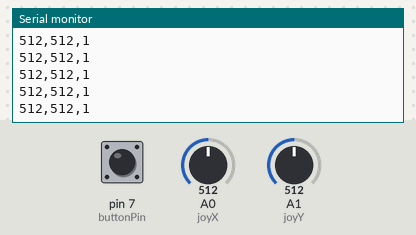
The sketch below on a simulated Arduino Uno, built with avr-gcc and run on an emulated ATmega328P. Shown: the last lines printed to the serial monitor. The inputs (shaded band) are chosen by the test bench; at power-on: A0 (joyX) = 512, A1 (joyY) = 512, pin 7 (buttonPin) HIGH.

Above: at 1.2 s.
1.3 s: A0 (joyX) set to 716
At 1.31 s:
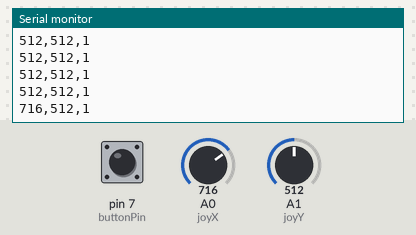
2.8 s: A1 (joyY) set to 716
At 2.82 s:
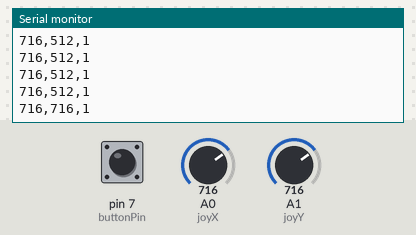
4.3 s: pin 7 (buttonPin) pulled LOW for 0.15 s
At 4.33 s:
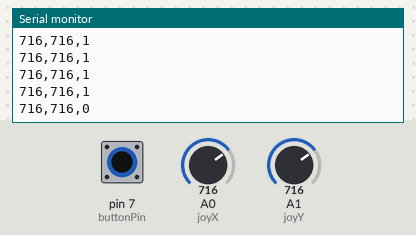
5.9 s: A0 (joyX) set to 900
At 5.94 s:
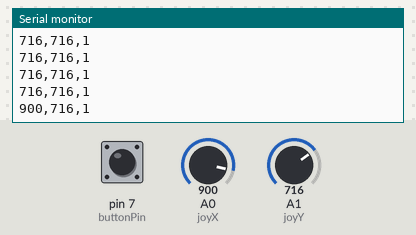
7.4 s: pin 7 (buttonPin) pulled LOW for 1 s
At 7.45 s:
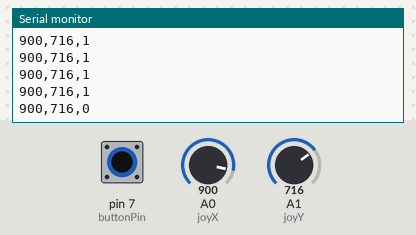
9.9 s: A1 (joyY) set to 0
At 9.97 s:
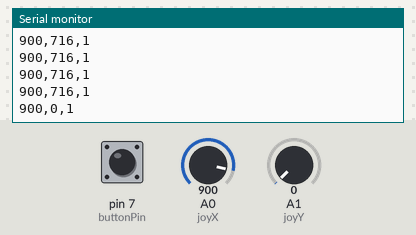
Timing chart, 0 to 12.9 s (numbered marks = the images above; inputs shaded):
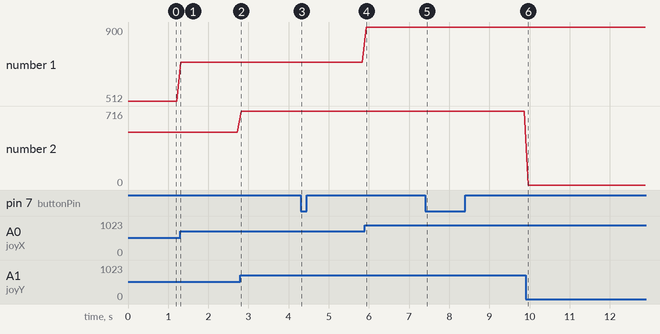

Measured:
- after the input at 1.3 s, the serial monitor: prints a new line at once (image 1)
- after the input at 2.8 s, the serial monitor: prints a new line at once (image 2)
- after the input at 4.3 s, the serial monitor: prints a new line at once (image 3)
- after the input at 5.9 s, the serial monitor: prints a new line at once (image 4)
- after the input at 7.4 s, the serial monitor: prints a new line after 0.05 s (image 5)
- after the input at 9.9 s, the serial monitor: prints a new line after 0.06 s (image 6)
- plotted number 1: 512 → 716 after the input at 1.3 s, 716 → 900 after the input at 5.9 s

The sketch:

joystick.ino
```cpp
const int joyX = A0;
const int joyY = A1;
const int buttonPin = 7;

void setup() {
  Serial.begin(9600);
  pinMode(buttonPin, INPUT_PULLUP);
}

void loop() {
  int xVal = analogRead(joyX);
  int yVal = analogRead(joyY);
  int buttonState = digitalRead(buttonPin);

  Serial.print(xVal);
  Serial.print(",");
  Serial.print(yVal);
  Serial.print(",");
  Serial.println(buttonState);

  delay(100);
}
```
